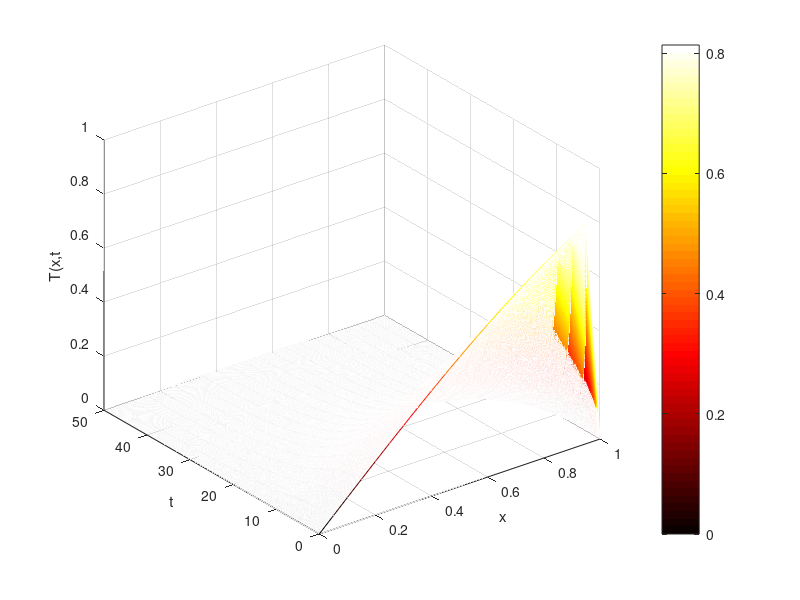

Recreate this plot in MATLAB.
%%ME303 Project 2 Part 1 - Jacob Chartrand, Evan Bernat, Jared Elliott,
%%Chris Gosk
clear all
close all
clc
k = 0.00991; %thermal conductivity of egg white
%k = 1;
R = 1; %x in (0,R)
T = 50; %t in (0,T)
N = 20; %Space resolution
M = 5000; %Time resolution
dx = R/N; dt = T/M; %Grid spacing
alpha = k*dt/dx^2;
temp_w = 100; %Water temperature
temp_egg = 25; %Inital egg temperature

%Node Position
for i = 1:N+1
x(i) = (i-1)*dx;
end

%IC
for i = 1:N+1
%T0(i) = sin(pi*x(i));
T0(i) = cos(x(i)-pi/2)
end

%Explicit PDE 
for j = 1:M
for i = 2:N
T1(i) = T0(i) + alpha*(T0(i+1)-2*T0(i)+T0(i-1));
end

T1(1) = 0;
T1(N+1) = 0;

T0 = T1;
Temp(j,:) = T1;
end

%% Plotting
[X,Y] = meshgrid(0:dx:R,dt:dt:T);
mesh(X,Y,Temp); colormap('hot');
xlabel('x')
ylabel('t')
zlabel('T(x,t')
colorbar

